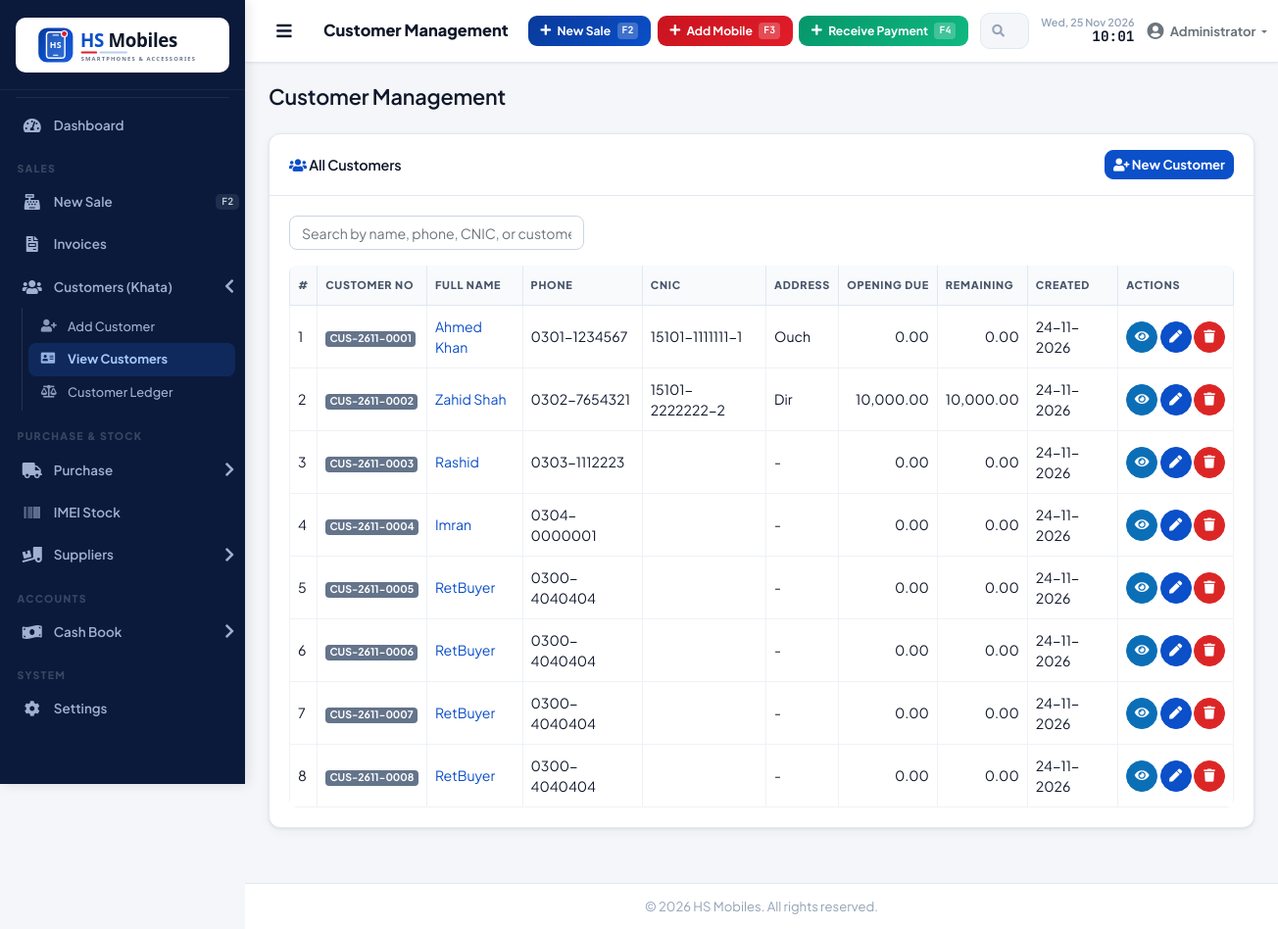
Screenshot of /modules/customers/index.php (signed in) with the database file from the repository.
### tables this page shows
CREATE TABLE `customers` (
  `id` int(11) NOT NULL,
  `customer_no` varchar(20) NOT NULL,
  `full_name` varchar(100) NOT NULL,
  `phone` varchar(20) NOT NULL,
  `email` varchar(100) DEFAULT NULL,
  `address` text DEFAULT NULL,
  `city` varchar(50) DEFAULT NULL,
  `cnic` varchar(15) DEFAULT NULL,
  `cnic_expiry` date DEFAULT NULL,
  `guardian_name` varchar(100) DEFAULT NULL,
  `guardian_relation` varchar(50) DEFAULT NULL,
  `occupation` varchar(100) DEFAULT NULL,
  `monthly_income` decimal(12,2) DEFAULT 0.00,
  `opening_due` decimal(12,2) DEFAULT 0.00 COMMENT 'Previous dues before system',
  `opening_paid` decimal(12,2) DEFAULT 0.00 COMMENT 'Amount already paid before system',
  `notes` text DEFAULT NULL,
  `branch_id` int(11) DEFAULT NULL,
  `created_by` int(11) DEFAULT NULL,
  `created_at` date NOT NULL,
  `updated_at` date DEFAULT NULL
);

### includes/functions.php (called while the page is built, shortened)
<?php
require_once __DIR__ . '/settings.php';
function getAll($table, $order = 'id DESC') {
    global $pdo;
    $stmt = $pdo->query("SELECT * FROM $table ORDER BY $order");
    return $stmt->fetchAll();
}
function formatCurrency($amount) {
    return number_format($amount, 2);
}
function formatDate($date) {
    return $date ? date('d-m-Y', strtotime($date)) : '-';
}

### modules/customers/index.php (the view, shortened to what this page needs)
<?php
require_once '../../includes/functions.php';
$customers = getAll('customers', 'created_at DESC');
require_once '../../includes/header.php';
?>
<div class="card shadow mb-4">
  <div class="card-header py-3 d-flex flex-row align-items-center justify-content-between">
    <h6 class="m-0 font-weight-bold text-primary"><i class="fas fa-users"></i> All Customers</h6>
    <a href="create.php" class="btn btn-primary btn-sm">
      <i class="fas fa-user-plus"></i> New Customer
    </a>
  </div>
  <div class="card-body">
    <div class="row mb-3">
      <div class="col-md-4">
        <input type="text" id="customerSearch" class="form-control" placeholder="Search by name, phone, CNIC, or customer no..." autofocus>
      </div>
    </div>
    <div class="table-responsive">
      <table class="table table-bordered table-hover" id="dataTable" width="100%" cellspacing="0">
        <thead>
          <tr>
            <th>#</th>
            <th>Customer No</th>
            <th>Full Name</th>
            <th>Phone</th>
            <th>CNIC</th>
            <th>Address</th>
            <th>Opening Due</th>
            <th>Remaining</th>
            <th>Created</th>
            <th>Actions</th>
          </tr>
        </thead>
        <tbody>
          <?php if (count($customers) > 0): ?>
            <?php foreach ($customers as $i => $c): ?>
            <tr>
              <td><?= $i + 1 ?></td>
              <td><span class="badge badge-secondary"><?= htmlspecialchars($c['customer_no']) ?></span></td>
              <td>
                <a href="view.php?id=<?= $c['id'] ?>">
                  <?= htmlspecialchars($c['full_name']) ?>
                </a>
              </td>
              <td><?= htmlspecialchars($c['phone']) ?></td>
              <td><?= htmlspecialchars((string)$c['cnic']) ?></td>
              <td><?= htmlspecialchars($c['address'] ?: ($c['city'] ?? '-')) ?></td>
              <td class="text-right"><?= formatCurrency($c['opening_due'] ?? 0) ?></td>
              <td class="text-right"><?= formatCurrency(($c['opening_due'] ?? 0) - ($c['opening_paid'] ?? 0)) ?></td>
              <td><?= formatDate($c['created_at']) ?></td>
              <td class="text-nowrap">
                <a href="view.php?id=<?= $c['id'] ?>" class="btn btn-info btn-circle btn-sm" title="View">
                  <i class="fas fa-eye"></i>
                </a>
                <a href="edit.php?id=<?= $c['id'] ?>" class="btn btn-primary btn-circle btn-sm" title="Edit">
                  <i class="fas fa-pen"></i>
                </a>
                <a href="index.php?delete=<?= $c['id'] ?>" class="btn btn-danger btn-circle btn-sm" title="Delete" onclick="return confirm('Delete this customer?')">
                  <i class="fas fa-trash"></i>
                </a>
              </td>
            </tr>
            <?php endforeach; ?>
          <?php endif; ?>
        </tbody>
      </table>
    </div>
  </div>
</div>
<?php require_once '../../includes/footer.php'; ?>

### assets/css/style.css (style rules this page uses)
:root { --sidebar-bg: #0b1a3a; --sidebar-hover: #142a5c; --sidebar-active: #1d5fd6; --sidebar-text: #94a3b8; --sidebar-text-hover: #ffffff; --sidebar-width: 250px; --primary: #0b4fc9; --primary-dark: #083a99; --secondary: #14b8a6; --success: #10b981; --info: #06b6d4; --warning: #f59e0b; --danger: #ef4444; --body-bg: #f1f5f9; --card-shadow: 0 1px 3px rgba(0,0,0,0.08), 0 1px 2px rgba(0,0,0,0.06); --topbar-height: 60px; }
* { margin: 0; padding: 0; box-sizing: border-box; }
body { font-family: 'Segoe UI', Tahoma, Geneva, Verdana, sans-serif; background: var(--body-bg); overflow-x: hidden; }
.card { border: none; box-shadow: var(--card-shadow); border-radius: 0.5rem; }
.card-header { background: #fff; border-bottom: 1px solid #e2e8f0; padding: 0.9rem 1.25rem; font-weight: 600; border-radius: 0.5rem 0.5rem 0 0 !important; }
.card-header h6 { font-size: 0.9rem; margin: 0; }
.text-primary { color: var(--primary) !important; }
.btn-primary { background: var(--primary); border-color: var(--primary); color: #fff; }
.btn-info { background: var(--info); border-color: var(--info); }
.btn-danger { background: var(--danger); border-color: var(--danger); }
.badge-secondary { background: #64748b; color: #fff; }
.table { margin-bottom: 0; }
.table th { font-size: 0.78rem; font-weight: 700; text-transform: uppercase; letter-spacing: 0.04em; color: #64748b; border-top: none; white-space: nowrap; padding: 0.75rem 0.5rem; }
.table td { vertical-align: middle; font-size: 0.88rem; padding: 0.65rem 0.5rem; }
.table-bordered th, .table-bordered td { border-color: #e2e8f0; }
.form-control, .form-select { border-radius: 0.375rem; border-color: #d1d5db; font-size: 0.9rem; }
.font-weight-bold { font-weight: 600 !important; }
.shadow { box-shadow: var(--card-shadow); }
.btn-circle { border-radius: 50% !important; width: 32px; height: 32px; padding: 0; display: inline-flex; align-items: center; justify-content: center; }

### assets/css/pos-modern.css (style rules this page uses)
:root { --bg: #f4f6f9; --surface: #ffffff; --ink: #0f172a; --ink-2: #475569; --ink-3: #94a3b8; --line: #e2e8f0; --slate-900: #0f172a; --sidebar-bg: #0b1a3a; --sidebar-hover: #142a5c; --sidebar-active: #1d5fd6; --sidebar-text: #9fb0d0; --sidebar-text-hover: #ffffff; --sidebar-width: 250px; --primary: #0b4fc9; --primary-dark: #083a99; --primary-soft: #e8f0fd; --accent: #e11d2a; --success: #059669; --success-soft: #ecfdf5; --danger: #dc2626; --danger-soft: #fef2f2; --warning: #d97706; --warning-soft: #fffbeb; --info: #0b6fb8; --body-bg: var(--bg); --radius: 12px; --radius-sm: 8px; --shadow-sm: 0 1px 2px rgba(15, 23, 42, .06); --shadow: 0 1px 3px rgba(15, 23, 42, .08), 0 4px 12px rgba(15, 23, 42, .04); --card-shadow: var(--shadow); --topbar-height: 64px; --font-ui: 'Plus Jakarta Sans', 'Inter', 'Segoe UI', system-ui, sans-serif; --font-mono: 'JetBrains Mono', ui-monospace, 'Cascadia Mono', Consolas, monospace; }
body { font-family: var(--font-ui); background: var(--bg); color: var(--ink); font-size: .9rem; -webkit-font-smoothing: antialiased; }
h1, h2, h3, h4, h5, h6 { font-family: var(--font-ui); letter-spacing: -.01em; }
a { color: var(--primary); }
.card { border: 1px solid var(--line); border-radius: var(--radius); box-shadow: var(--shadow); background: var(--surface); }
.card.shadow, .card.shadow-sm { box-shadow: var(--shadow) !important; }
.card-header { background: transparent; border-bottom: 1px solid var(--line); border-radius: var(--radius) var(--radius) 0 0 !important; }
.card-header h6, .card-header .h6 { color: var(--ink) !important; font-weight: 800; }
.card-header h6 i { color: var(--primary); }
.table-responsive { border-radius: var(--radius-sm); max-width: 100%; }
.table { color: var(--ink); }
.table thead th { background: #f8fafc; color: var(--ink-2); font-size: .68rem; font-weight: 800; letter-spacing: .07em; text-transform: uppercase; border-top: 0; border-bottom: 1px solid var(--line); white-space: nowrap; }
.table td { vertical-align: middle; border-color: #eef2f7; }
.table-responsive { max-height: 70vh; overflow: auto; }
.table-responsive > .table > thead th { position: sticky; top: 0; z-index: 2; box-shadow: 0 1px 0 var(--line); }
.form-control, .custom-select { border-radius: var(--radius-sm); border-color: #cbd5e1; font-size: .88rem; }
.btn { border-radius: 9px; font-weight: 700; font-size: .82rem; }
.btn-primary { background: var(--primary); border-color: var(--primary); }
.btn-danger { background: var(--danger); border-color: var(--danger); }
.text-primary { color: var(--primary) !important; }

### rows the page displays
customers: customer_no "CUS-2611-0001", full_name "Ahmed Khan", phone "0301-1234567", cnic "15101-1111111-1", address "Ouch", opening_due "0.00", created_at "24-11-2026"
customers: customer_no "CUS-2611-0002", full_name "Zahid Shah", phone "0302-7654321", cnic "15101-2222222-2", address "Dir", opening_due "10,000.00", formatCurrency(($c['opening_due'] ?? 0) - ($c['opening_paid'] ?? 0)) "10,000.00", created_at "24-11-2026"
customers: customer_no "CUS-2611-0003", full_name "Rashid", phone "0303-1112223", address+city "-", opening_due "0.00", created_at "24-11-2026"
customers: customer_no "CUS-2611-0004", full_name "Imran", phone "0304-0000001", address+city "-", opening_due "0.00", created_at "24-11-2026"
customers: customer_no "CUS-2611-0005", full_name "RetBuyer", phone "0300-4040404", address+city "-", opening_due "0.00", created_at "24-11-2026"
customers: customer_no "CUS-2611-0006", full_name "RetBuyer", phone "0300-4040404", address+city "-", opening_due "0.00", created_at "24-11-2026"
customers: customer_no "CUS-2611-0007", full_name "RetBuyer", phone "0300-4040404", address+city "-", opening_due "0.00", created_at "24-11-2026"
customers: customer_no "CUS-2611-0008", full_name "RetBuyer", phone "0300-4040404", address+city "-", opening_due "0.00", created_at "24-11-2026"

### other values shown
$page_title "Customer Management"
$_SESSION['user_name'] "Administrator"
shop('name') ?: 'HS Mobiles' "HS Mobiles"
